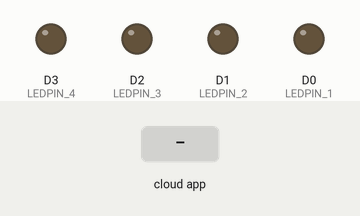
This sketch was run on a simulated ESP8266 (NodeMCU). Shown: output pins drawn as LEDs (lit = HIGH). The test bench sets the inputs (shaded band). WiFi joins after 1.5 s; servers stay silent unless stated; the Firebase database answers and starts empty; what the sketch prints to the serial monitor is not drawn.

Above: at 2.7 s.
2.8 s: the phone or cloud app sets Led1 to 1
At 3.6 s:
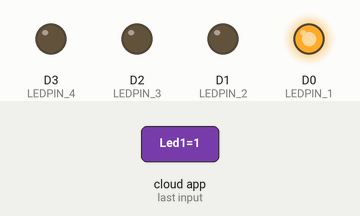
4.3 s: the phone or cloud app sets Led2 to 1
At 5.7 s:
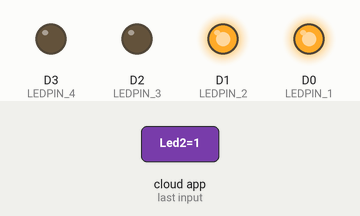
6.3 s: the phone or cloud app sets Led3 to 1
At 7.8 s:
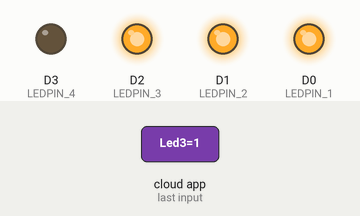
8.2 s: the phone or cloud app sets Led4 to 1
At 9.9 s:
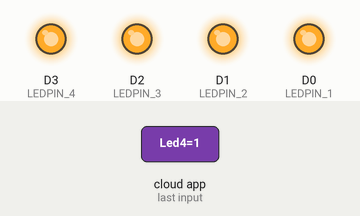
10.2 s: the phone or cloud app sets Led1 to 0
At 11.8 s:
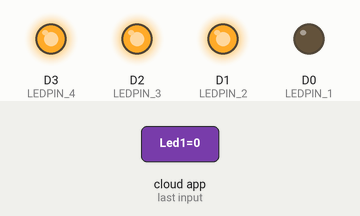
12.1 s: the phone or cloud app sets Led2 to 0
At 13.0 s:
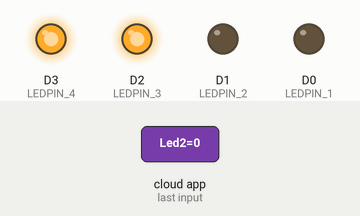
Timing chart, 0 to 15.1 s (numbered marks = the images above; inputs shaded):
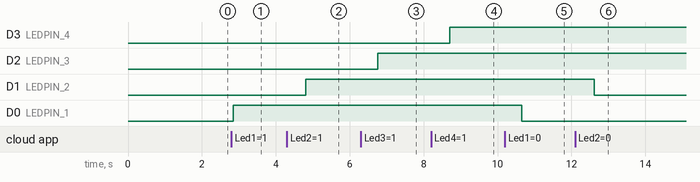

The sketch:

Google_Firebase_IOT_Automation.ino
```cpp
#include <FirebaseESP8266.h>

#include  <ESP8266WiFi.h>

#define ssid "dewa406"
#define password "Ramesh16384"
#define FIREBASE_HOST "fir-iot-70103.firebaseio.com"
#define FIREBASE_AUTH "e59hFEOhWgOM4pXPqyZW5S0Fr1wTqGb3V3XSzaBL"

FirebaseData firebaseData;
int LEDPIN_1 = D0; //initialize the LED1 to D0 Pin
int LEDPIN_2 = D1; //initialize the LED2 to D1 Pin
int LEDPIN_3 = D2; //initialize the LED3 to D2 Pin
int LEDPIN_4 = D3; //initialize the LED4 to D3 Pin


void setup() {

 Serial.begin(9600);
   WiFi.begin (ssid, password);
   while (WiFi.status() != WL_CONNECTED) {
    delay(500);
    Serial.print(".");
  }
  Serial.println ("");
  Serial.println ("WiFi Connected!");
  Firebase.begin(FIREBASE_HOST,FIREBASE_AUTH);
    pinMode(LEDPIN_1,OUTPUT);//initialize the LED1 OUTPUT HIGH
    pinMode(LEDPIN_2,OUTPUT);//initialize the LED2 OUTPUT HIGH
    pinMode(LEDPIN_3,OUTPUT);//initialize the LED3 OUTPUT HIGH
    pinMode(LEDPIN_4,OUTPUT);//initialize the LED4 OUTPUT HIGH
}

void loop() {

  if (Firebase.get(firebaseData,"/Led1")) {
    if (firebaseData.dataType() == "string") {
      String led1 = firebaseData.stringData();
          if (led1=="1"){
              digitalWrite(LEDPIN_1,HIGH); //led 1 is ON
          }
          else if (led1=="0"){
              digitalWrite(LEDPIN_1,LOW);//led 2 if OFF
            }}}
  if (Firebase.get(firebaseData,"/Led2")) {
    if (firebaseData.dataType() == "string") {
      String led2 = firebaseData.stringData();
          if (led2=="1"){
              digitalWrite(LEDPIN_2,HIGH);//led2 is ON
          }
              else if (led2=="0"){
              digitalWrite(LEDPIN_2,LOW);// Led2 os OFF
            }}}
  if (Firebase.get(firebaseData,"/Led3")) {
    if (firebaseData.dataType() == "string") {
      String led3 = firebaseData.stringData();
          if (led3=="1"){
              digitalWrite(LEDPIN_3,HIGH);//Led3 is ON
          }
              else if (led3=="0"){
              digitalWrite(LEDPIN_3,LOW);//Led3 is OFF
            }}}

  if (Firebase.get(firebaseData,"/Led4")) {
    if (firebaseData.dataType() == "string") {
      String led4 = firebaseData.stringData();
          if (led4=="1"){
              digitalWrite(LEDPIN_4,HIGH);//Led is ON
          }
              else if (led4=="0"){
              digitalWrite(LEDPIN_4,LOW);//Led is OFF
            }}}
            }
```

Measured:
- after the input at 2.8 s, D0 (LEDPIN_1): LOW → HIGH after 0.05 s
- after the input at 4.3 s, D1 (LEDPIN_2): LOW → HIGH after 0.50 s
- after the input at 6.3 s, D2 (LEDPIN_3): LOW → HIGH after 0.46 s
- after the input at 8.2 s, D3 (LEDPIN_4): LOW → HIGH after 0.51 s
- after the input at 10.2 s, D0 (LEDPIN_1): HIGH → LOW after 0.46 s
- after the input at 12.1 s, D1 (LEDPIN_2): HIGH → LOW after 0.51 s
